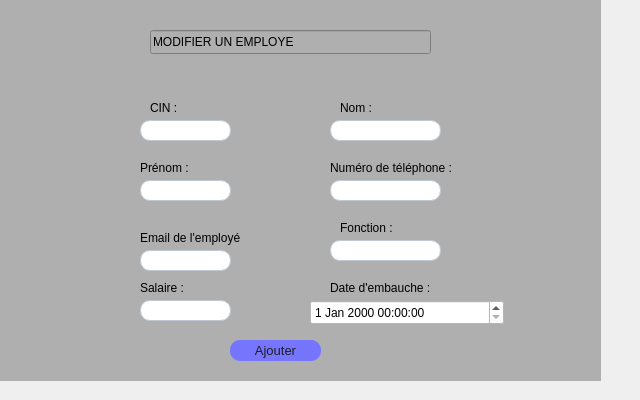
    <widget class="QWidget" name="UPDATE_2">
     <attribute name="title">
      <string>modifier employees</string>
     </attribute>
     <widget class="QWidget" name="CREATE_3" native="true">
      <property name="geometry">
       <rect>
        <x>-30</x>
        <y>-10</y>
        <width>631</width>
        <height>391</height>
       </rect>
      </property>
      <property name="styleSheet">
       <string notr="true">background-color: rgb(175, 175, 175);</string>
      </property>
      <widget class="QLineEdit" name="lineEdit_3">
       <property name="geometry">
        <rect>
         <x>180</x>
         <y>40</y>
         <width>421</width>
         <height>24</height>
        </rect>
       </property>
       <property name="styleSheet">
        <string notr="true">font: 700 20pt &quot;Tw Cen MT&quot;;
border-color: rgb(175, 175, 175);
color: rgb(0, 0, 0);</string>
       </property>
       <property name="text">
        <string>MODIFIER UN EMPLOYE</string>
       </property>
      </widget>
      <widget class="QLineEdit" name="lineEdit_NUM_TEL_2">
       <property name="geometry">
        <rect>
         <x>360</x>
         <y>190</y>
         <width>111</width>
         <height>21</height>
        </rect>
       </property>
       <property name="styleSheet">
        <string notr="true">	background-color:white ; 
	border-radius:10px ; 
	font-size:13px ; 
	padding-left : 15px ; 
	border:1px solid #BFC9D3 ; </string>
       </property>
      </widget>
      <widget class="QLineEdit" name="lineEdit_FONCTION_2">
       <property name="geometry">
        <rect>
         <x>360</x>
         <y>250</y>
         <width>111</width>
         <height>21</height>
        </rect>
       </property>
       <property name="styleSheet">
        <string notr="true">	background-color:white ; 
	border-radius:10px ; 
	font-size:13px ; 
	padding-left : 15px ; 
	border:1px solid #BFC9D3 ; </string>
       </property>
      </widget>
      <widget class="QLineEdit" name="lineEdit_EMAIL_EMP_2">
       <property name="geometry">
        <rect>
         <x>170</x>
         <y>260</y>
         <width>91</width>
         <height>21</height>
        </rect>
       </property>
       <property name="styleSheet">
        <string notr="true">	background-color:white ; 
	border-radius:10px ; 
	font-size:13px ; 
	padding-left : 15px ; 
	border:1px solid #BFC9D3 ; </string>
       </property>
      </widget>
      <widget class="QLineEdit" name="lineEdit_NOM_2">
       <property name="geometry">
        <rect>
         <x>360</x>
         <y>130</y>
         <width>111</width>
         <height>21</height>
        </rect>
       </property>
       <property name="styleSheet">
        <string notr="true">	background-color:white ; 
	border-radius:10px ; 
	font-size:13px ; 
	padding-left : 15px ; 
	border:1px solid #BFC9D3 ; </string>
       </property>
      </widget>
      <widget class="QLabel" name="label_18">
       <property name="geometry">
        <rect>
         <x>370</x>
         <y>230</y>
         <width>91</width>
         <height>16</height>
        </rect>
       </property>
       <property name="styleSheet">
        <string notr="true">color: rgb(0, 0, 0);
font: 700 12pt &quot;Tw Cen MT&quot;;</string>
       </property>
       <property name="text">
        <string>Fonction :</string>
       </property>
      </widget>
      <widget class="QLabel" name="label_14">
       <property name="geometry">
        <rect>
         <x>360</x>
         <y>310</y>
         <width>141</width>
         <height>16</height>
        </rect>
       </property>
       <property name="styleSheet">
        <string notr="true">color: rgb(0, 0, 0);
font: 700 12pt &quot;Tw Cen MT&quot;;</string>
       </property>
       <property name="text">
        <string>Date d'embauche :</string>
       </property>
      </widget>
      <widget class="QLabel" name="label_17">
       <property name="geometry">
        <rect>
         <x>360</x>
         <y>170</y>
         <width>131</width>
         <height>16</height>
        </rect>
       </property>
       <property name="styleSheet">
        <string notr="true">color: rgb(0, 0, 0);
font: 700 12pt &quot;Tw Cen MT&quot;;</string>
       </property>
       <property name="text">
        <string>Numéro de téléphone :</string>
       </property>
      </widget>
      <widget class="QLineEdit" name="lineEdit_CIN_2">
       <property name="geometry">
        <rect>
         <x>170</x>
         <y>130</y>
         <width>91</width>
         <height>21</height>
        </rect>
       </property>
       <property name="styleSheet">
        <string notr="true">	background-color:white ; 
	border-radius:10px ; 
	font-size:13px ; 
	padding-left : 15px ; 
	border:1px solid #BFC9D3 ; </string>
       </property>
      </widget>
      <widget class="QLineEdit" name="lineEdit_PRENOM_2">
       <property name="geometry">
        <rect>
         <x>170</x>
         <y>190</y>
         <width>91</width>
         <height>21</height>
        </rect>
       </property>
       <property name="styleSheet">
        <string notr="true">	background-color:white ; 
	border-radius:10px ; 
	font-size:13px ; 
	padding-left : 15px ; 
	border:1px solid #BFC9D3 ; </string>
       </property>
      </widget>
      <widget class="QLineEdit" name="lineEdit_SALAIRE_2">
       <property name="geometry">
        <rect>
         <x>170</x>
         <y>330</y>
         <width>91</width>
         <height>21</height>
        </rect>
       </property>
       <property name="styleSheet">
        <string notr="true">	background-color:white ; 
	border-radius:10px ; 
	font-size:13px ; 
	padding-left : 15px ; 
	border:1px solid #BFC9D3 ; </string>
       </property>
      </widget>
      <widget class="QLabel" name="label_19">
       <property name="geometry">
        <rect>
         <x>170</x>
         <y>240</y>
         <width>131</width>
         <height>16</height>
        </rect>
       </property>
       <property name="styleSheet">
        <string notr="true">color: rgb(0, 0, 0);
font: 700 12pt &quot;Tw Cen MT&quot;;</string>
       </property>
       <property name="text">
        <string>Email de l'employé</string>
       </property>
      </widget>
      <widget class="QLabel" name="label_16">
       <property name="geometry">
        <rect>
         <x>370</x>
         <y>110</y>
         <width>49</width>
         <height>16</height>
        </rect>
       </property>
       <property name="styleSheet">
        <string notr="true">color: rgb(0, 0, 0);
font: 700 12pt &quot;Tw Cen MT&quot;;</string>
       </property>
       <property name="text">
        <string>Nom :</string>
       </property>
      </widget>
      <widget class="QLabel" name="label_15">
       <property name="geometry">
        <rect>
         <x>170</x>
         <y>170</y>
         <width>61</width>
         <height>16</height>
        </rect>
       </property>
       <property name="styleSheet">
        <string notr="true">color: rgb(0, 0, 0);
font: 700 12pt &quot;Tw Cen MT&quot;;</string>
       </property>
       <property name="text">
        <string>Prénom :</string>
       </property>
      </widget>
      <widget class="QLabel" name="label_13">
       <property name="geometry">
        <rect>
         <x>180</x>
         <y>110</y>
         <width>49</width>
         <height>16</height>
        </rect>
       </property>
       <property name="styleSheet">
        <string notr="true">color: rgb(0, 0, 0);
font: 700 12pt &quot;Tw Cen MT&quot;;</string>
       </property>
       <property name="text">
        <string>CIN :</string>
       </property>
      </widget>
      <widget class="QLabel" name="label_20">
       <property name="geometry">
        <rect>
         <x>170</x>
         <y>310</y>
         <width>61</width>
         <height>16</height>
        </rect>
       </property>
       <property name="styleSheet">
        <string notr="true">color: rgb(0, 0, 0);
font: 700 12pt &quot;Tw Cen MT&quot;;</string>
       </property>
       <property name="text">
        <string>Salaire :</string>
       </property>
      </widget>
      <widget class="QPushButton" name="pushButton_Ajouter_2">
       <property name="geometry">
        <rect>
         <x>260</x>
         <y>350</y>
         <width>91</width>
         <height>21</height>
        </rect>
       </property>
       <property name="styleSheet">
        <string notr="true">color: rgb(0, 0, 0);
font: 11pt &quot;Segoe UI Emoji&quot;;</string>
       </property>
       <property name="text">
        <string>Ajouter</string>
       </property>
      </widget>
      <widget class="QDateTimeEdit" name="lineEdit_DATE_EMB_2">
       <property name="geometry">
        <rect>
         <x>340</x>
         <y>330</y>
         <width>194</width>
         <height>25</height>
        </rect>
       </property>
       <property name="styleSheet">
        <string notr="true">color: rgb(0, 0, 0);
font: 12pt &quot;Segoe UI&quot;;
background-color: rgb(255, 255, 255);</string>
       </property>
      </widget>
      <widget class="QWidget" name="CREATE_4" native="true">
       <property name="geometry">
        <rect>
         <x>0</x>
         <y>0</y>
         <width>631</width>
         <height>391</height>
        </rect>
       </property>
       <property name="styleSheet">
        <string notr="true">background-color: rgb(175, 175, 175);</string>
       </property>
       <widget class="QLineEdit" name="lineEdit_6">
        <property name="geometry">
         <rect>
          <x>180</x>
          <y>40</y>
          <width>281</width>
          <height>24</height>
         </rect>
        </property>
        <property name="styleSheet">
         <string notr="true">font: 700 20pt &quot;Tw Cen MT&quot;;
border-color: rgb(175, 175, 175);
color: rgb(0, 0, 0);</string>
        </property>
        <property name="text">
         <string>MODIFIER UN EMPLOYE</string>
        </property>
       </widget>
       <widget class="QLineEdit" name="numero_2">
        <property name="geometry">
         <rect>
          <x>360</x>
          <y>190</y>
          <width>111</width>
          <height>21</height>
         </rect>
        </property>
        <property name="styleSheet">
         <string notr="true">	background-color:white ; 
	border-radius:10px ; 
	font-size:13px ; 
	padding-left : 15px ; 
	border:1px solid #BFC9D3 ; </string>
        </property>
       </widget>
       <widget class="QLineEdit" name="fonction_2">
        <property name="geometry">
         <rect>
          <x>360</x>
          <y>250</y>
          <width>111</width>
          <height>21</height>
         </rect>
        </property>
        <property name="styleSheet">
         <string notr="true">	background-color:white ; 
	border-radius:10px ; 
	font-size:13px ; 
	padding-left : 15px ; 
	border:1px solid #BFC9D3 ; </string>
        </property>
       </widget>
       <widget class="QLineEdit" name="email_2">
        <property name="geometry">
         <rect>
          <x>170</x>
          <y>260</y>
          <width>91</width>
          <height>21</height>
         </rect>
        </property>
        <property name="styleSheet">
         <string notr="true">	background-color:white ; 
	border-radius:10px ; 
	font-size:13px ; 
	padding-left : 15px ; 
	border:1px solid #BFC9D3 ; </string>
        </property>
       </widget>
       <widget class="QLineEdit" name="nom_2">
        <property name="geometry">
         <rect>
          <x>360</x>
          <y>130</y>
          <width>111</width>
          <height>21</height>
         </rect>
        </property>
        <property name="styleSheet">
         <string notr="true">	background-color:white ; 
	border-radius:10px ; 
	font-size:13px ; 
	padding-left : 15px ; 
	border:1px solid #BFC9D3 ; </string>
        </property>
       </widget>
       <widget class="QLabel" name="label_21">
        <property name="geometry">
         <rect>
          <x>370</x>
          <y>230</y>
          <width>91</width>
          <height>16</height>
         </rect>
        </property>
        <property name="styleSheet">
         <string notr="true">color: rgb(0, 0, 0);
font: 700 12pt &quot;Tw Cen MT&quot;;</string>
        </property>
        <property name="text">
         <string>Fonction :</string>
        </property>
       </widget>
       <widget class="QLabel" name="label_22">
        <property name="geometry">
         <rect>
          <x>360</x>
          <y>290</y>
          <width>141</width>
          <height>16</height>
         </rect>
        </property>
        <property name="styleSheet">
         <string notr="true">color: rgb(0, 0, 0);
font: 700 12pt &quot;Tw Cen MT&quot;;</string>
        </property>
        <property name="text">
         <string>Date d'embauche :</string>
        </property>
       </widget>
       <widget class="QLabel" name="label_23">
        <property name="geometry">
         <rect>
          <x>360</x>
          <y>170</y>
          <width>131</width>
          <height>16</height>
         </rect>
        </property>
        <property name="styleSheet">
         <string notr="true">color: rgb(0, 0, 0);
font: 700 12pt &quot;Tw Cen MT&quot;;</string>
        </property>
        <property name="text">
         <string>Numéro de téléphone :</string>
        </property>
       </widget>
       <widget class="QLineEdit" name="cin_2">
        <property name="geometry">
         <rect>
          <x>170</x>
          <y>130</y>
          <width>91</width>
          <height>21</height>
         </rect>
        </property>
        <property name="styleSheet">
         <string notr="true">	background-color:white ; 
	border-radius:10px ; 
	font-size:13px ; 
	padding-left : 15px ; 
	border:1px solid #BFC9D3 ; </string>
        </property>
       </widget>
       <widget class="QLineEdit" name="prenom_2">
        <property name="geometry">
         <rect>
          <x>170</x>
          <y>190</y>
          <width>91</width>
          <height>21</height>
         </rect>
        </property>
        <property name="styleSheet">
         <string notr="true">	background-color:white ; 
	border-radius:10px ; 
	font-size:13px ; 
	padding-left : 15px ; 
	border:1px solid #BFC9D3 ; </string>
        </property>
       </widget>
       <widget class="QLineEdit" name="salaire_2">
        <property name="geometry">
         <rect>
          <x>170</x>
          <y>310</y>
          <width>91</width>
          <height>21</height>
         </rect>
        </property>
        <property name="styleSheet">
         <string notr="true">	background-color:white ; 
	border-radius:10px ; 
	font-size:13px ; 
	padding-left : 15px ; 
	border:1px solid #BFC9D3 ; </string>
        </property>
       </widget>
       <widget class="QLabel" name="label_24">
        <property name="geometry">
         <rect>
          <x>170</x>
          <y>240</y>
          <width>131</width>
          <height>16</height>
         </rect>
        </property>
        <property name="styleSheet">
         <string notr="true">color: rgb(0, 0, 0);
font: 700 12pt &quot;Tw Cen MT&quot;;</string>
        </property>
        <property name="text">
         <string>Email de l'employé</string>
        </property>
       </widget>
       <widget class="QLabel" name="label_25">
        <property name="geometry">
         <rect>
          <x>370</x>
          <y>110</y>
          <width>49</width>
          <height>16</height>
         </rect>
        </property>
        <property name="styleSheet">
         <string notr="true">color: rgb(0, 0, 0);
font: 700 12pt &quot;Tw Cen MT&quot;;</string>
        </property>
        <property name="text">
         <string>Nom :</string>
        </property>
       </widget>
       <widget class="QLabel" name="label_26">
        <property name="geometry">
         <rect>
          <x>170</x>
          <y>170</y>
          <width>61</width>
          <height>16</height>
         </rect>
        </property>
        <property name="styleSheet">
         <string notr="true">color: rgb(0, 0, 0);
font: 700 12pt &quot;Tw Cen MT&quot;;</string>
        </property>
        <property name="text">
         <string>Prénom :</string>
        </property>
       </widget>
       <widget class="QLabel" name="label_27">
        <property name="geometry">
         <rect>
          <x>180</x>
          <y>110</y>
          <width>49</width>
          <height>16</height>
         </rect>
        </property>
        <property name="styleSheet">
         <string notr="true">color: rgb(0, 0, 0);
font: 700 12pt &quot;Tw Cen MT&quot;;</string>
        </property>
        <property name="text">
         <string>CIN :</string>
        </property>
       </widget>
       <widget class="QLabel" name="label_28">
        <property name="geometry">
         <rect>
          <x>170</x>
          <y>290</y>
          <width>61</width>
          <height>16</height>
         </rect>
        </property>
        <property name="styleSheet">
         <string notr="true">color: rgb(0, 0, 0);
font: 700 12pt &quot;Tw Cen MT&quot;;</string>
        </property>
        <property name="text">
         <string>Salaire :</string>
        </property>
       </widget>
       <widget class="QPushButton" name="modifiernour">
        <property name="geometry">
         <rect>
          <x>260</x>
          <y>350</y>
          <width>91</width>
          <height>21</height>
         </rect>
        </property>
        <property name="styleSheet">
         <string notr="true">	
color: rgb(29, 29, 29);
background-color: rgb(117, 117, 255);
border-color: rgb(117, 117, 255);
	border-radius:10px ; 
	font-size:13px ; 
font: 600 10pt &quot;Yu Gothic UI Semibold&quot;;
</string>
        </property>
        <property name="text">
         <string>Ajouter</string>
        </property>
       </widget>
       <widget class="QDateTimeEdit" name="deb_2">
        <property name="geometry">
         <rect>
          <x>340</x>
          <y>310</y>
          <width>194</width>
          <height>25</height>
         </rect>
        </property>
        <property name="styleSheet">
         <string notr="true">color: rgb(0, 0, 0);
font: 12pt &quot;Segoe UI&quot;;
background-color: rgb(255, 255, 255);</string>
        </property>
       </widget>
      </widget>
     </widget>
    </widget>
